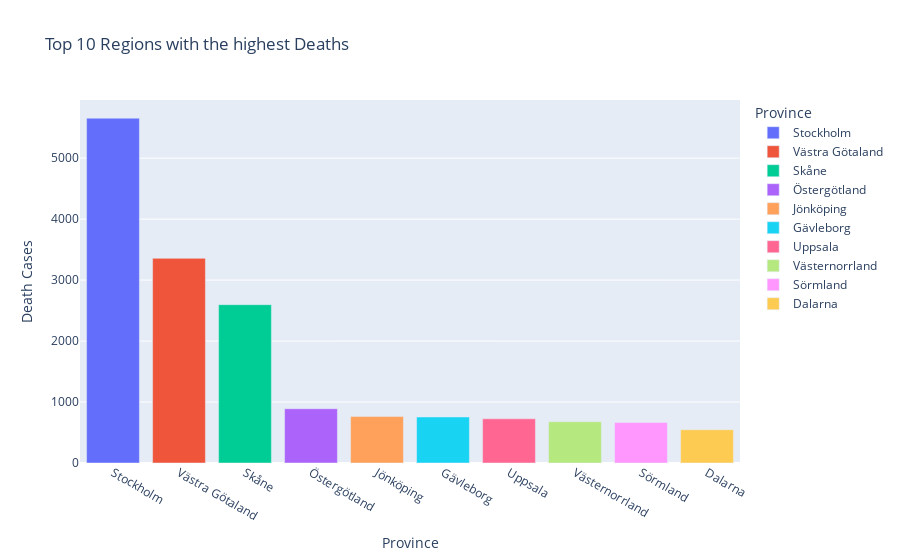

Notebook code cell kept with this figure:
### Code cell
highest_death_region = covid_per_region_df.sort_values(by="Totalt_antal_avlidna", ascending=False) #sorting the provinces with the highest cases


fig = px.bar(data_frame = highest_death_region.iloc[:10], x="Region"  ,
    
    y="Totalt_antal_avlidna",
    labels={"Region": "Province", "Totalt_antal_avlidna": "Death Cases"},
    color="Region",
    title="Top 10 Regions with the highest Deaths",
    #log_y= True,
    barmode= "relative"
    
    
)
fig.show()
fig.write_html("data_visualization/top10RegionsWithHighestDeaths.html")

### Figure 1 — Plotly figure (JSON) as saved in the notebook; plotly's stock layout.template omitted (floating-point values rounded to 4 significant figures)
{"data": [{"alignmentgroup": "True", "hovertemplate": "Province=%{x}<br>Death Cases=%{y}<extra></extra>", "legendgroup": "Stockholm", "marker": {"color": "#636efa", "pattern": {"shape": ""}}, "name": "Stockholm", "offsetgroup": "Stockholm", "orientation": "v", "showlegend": true, "textposition": "auto", "type": "bar", "x": ["Stockholm"], "xaxis": "x", "y": [5656], "yaxis": "y"}, {"alignmentgroup": "True", "hovertemplate": "Province=%{x}<br>Death Cases=%{y}<extra></extra>", "legendgroup": "Västra Götaland", "marker": {"color": "#EF553B", "pattern": {"shape": ""}}, "name": "Västra Götaland", "offsetgroup": "Västra Götaland", "orientation": "v", "showlegend": true, "textposition": "auto", "type": "bar", "x": ["Västra Götaland"], "xaxis": "x", "y": [3357], "yaxis": "y"}, {"alignmentgroup": "True", "hovertemplate": "Province=%{x}<br>Death Cases=%{y}<extra></extra>", "legendgroup": "Skåne", "marker": {"color": "#00cc96", "pattern": {"shape": ""}}, "name": "Skåne", "offsetgroup": "Skåne", "orientation": "v", "showlegend": true, "textposition": "auto", "type": "bar", "x": ["Skåne"], "xaxis": "x", "y": [2597], "yaxis": "y"}, {"alignmentgroup": "True", "hovertemplate": "Province=%{x}<br>Death Cases=%{y}<extra></extra>", "legendgroup": "Östergötland", "marker": {"color": "#ab63fa", "pattern": {"shape": ""}}, "name": "Östergötland", "offsetgroup": "Östergötland", "orientation": "v", "showlegend": true, "textposition": "auto", "type": "bar", "x": ["Östergötland"], "xaxis": "x", "y": [890], "yaxis": "y"}, {"alignmentgroup": "True", "hovertemplate": "Province=%{x}<br>Death Cases=%{y}<extra></extra>", "legendgroup": "Jönköping", "marker": {"color": "#FFA15A", "pattern": {"shape": ""}}, "name": "Jönköping", "offsetgroup": "Jönköping", "orientation": "v", "showlegend": true, "textposition": "auto", "type": "bar", "x": ["Jönköping"], "xaxis": "x", "y": [761], "yaxis": "y"}, {"alignmentgroup": "True", "hovertemplate": "Province=%{x}<br>Death Cases=%{y}<extra></extra>", "legendgroup": "Gävleborg", "marker": {"color": "#19d3f3", "pattern": {"shape": ""}}, "name": "Gävleborg", "offsetgroup": "Gävleborg", "orientation": "v", "showlegend": true, "textposition": "auto", "type": "bar", "x": ["Gävleborg"], "xaxis": "x", "y": [755], "yaxis": "y"}, {"alignmentgroup": "True", "hovertemplate": "Province=%{x}<br>Death Cases=%{y}<extra></extra>", "legendgroup": "Uppsala", "marker": {"color": "#FF6692", "pattern": {"shape": ""}}, "name": "Uppsala", "offsetgroup": "Uppsala", "orientation": "v", "showlegend": true, "textposition": "auto", "type": "bar", "x": ["Uppsala"], "xaxis": "x", "y": [725], "yaxis": "y"}, {"alignmentgroup": "True", "hovertemplate": "Province=%{x}<br>Death Cases=%{y}<extra></extra>", "legendgroup": "Västernorrland", "marker": {"color": "#B6E880", "pattern": {"shape": ""}}, "name": "Västernorrland", "offsetgroup": "Västernorrland", "orientation": "v", "showlegend": true, "textposition": "auto", "type": "bar", "x": ["Västernorrland"], "xaxis": "x", "y": [678], "yaxis": "y"}, {"alignmentgroup": "True", "hovertemplate": "Province=%{x}<br>Death Cases=%{y}<extra></extra>", "legendgroup": "Sörmland", "marker": {"color": "#FF97FF", "pattern": {"shape": ""}}, "name": "Sörmland", "offsetgroup": "Sörmland", "orientation": "v", "showlegend": true, "textposition": "auto", "type": "bar", "x": ["Sörmland"], "xaxis": "x", "y": [663], "yaxis": "y"}, {"alignmentgroup": "True", "hovertemplate": "Province=%{x}<br>Death Cases=%{y}<extra></extra>", "legendgroup": "Dalarna", "marker": {"color": "#FECB52", "pattern": {"shape": ""}}, "name": "Dalarna", "offsetgroup": "Dalarna", "orientation": "v", "showlegend": true, "textposition": "auto", "type": "bar", "x": ["Dalarna"], "xaxis": "x", "y": [546], "yaxis": "y"}], "layout": {"barmode": "relative", "legend": {"title": {"text": "Province"}, "tracegroupgap": 0}, "title": {"text": "Top 10 Regions with the highest Deaths"}, "xaxis": {"anchor": "y", "categoryarray": ["Stockholm", "Västra Götaland", "Skåne", "Östergötland", "Jönköping", "Gävleborg", "Uppsala", "Västernorrland", "Sörmland", "Dalarna"], "categoryorder": "array", "domain": [0, 1], "title": {"text": "Province"}}, "yaxis": {"anchor": "x", "domain": [0, 1], "title": {"text": "Death Cases"}}}}
